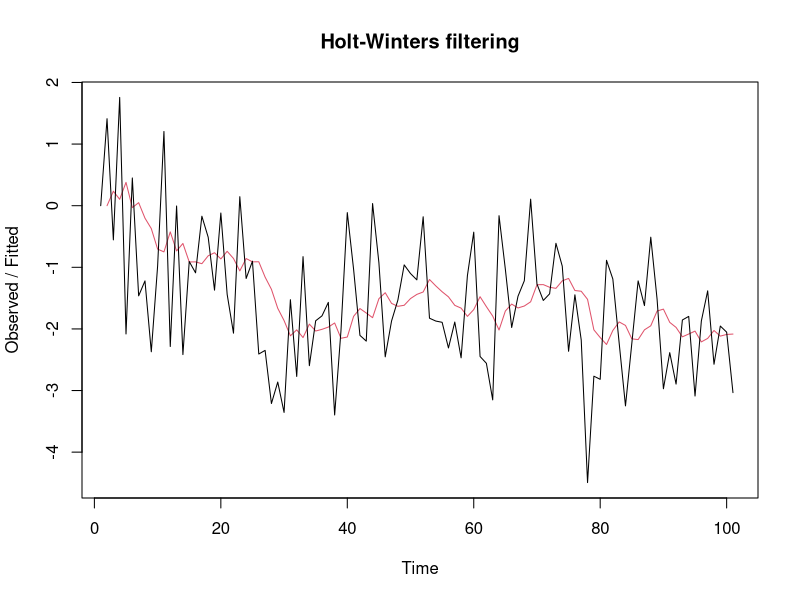

Write R code to recreate this figure. (Note: this script raises an error after producing the figure.)
set.seed(666)
x= arima.sim(list(order= c(0,1,1), ma =-0.8), n = 100)
(x.ima = HoltWinters(x, beta=FALSE, gamma=FALSE))
#??below is1?????
plot(x.ima)

plot(gnp)
acf2(gnp, 50)
gnpgr= diff(log(gnp))# growth rate
plot(gnpgr)
acf2(gnpgr, 24)
sarima(gnpgr, 1, 0, 0)# AR(1)
sarima(gnpgr, 0, 0, 2)# MA(2)
ARMAtoMA(ar=.35, ma=0, 10)# prints psi-weights